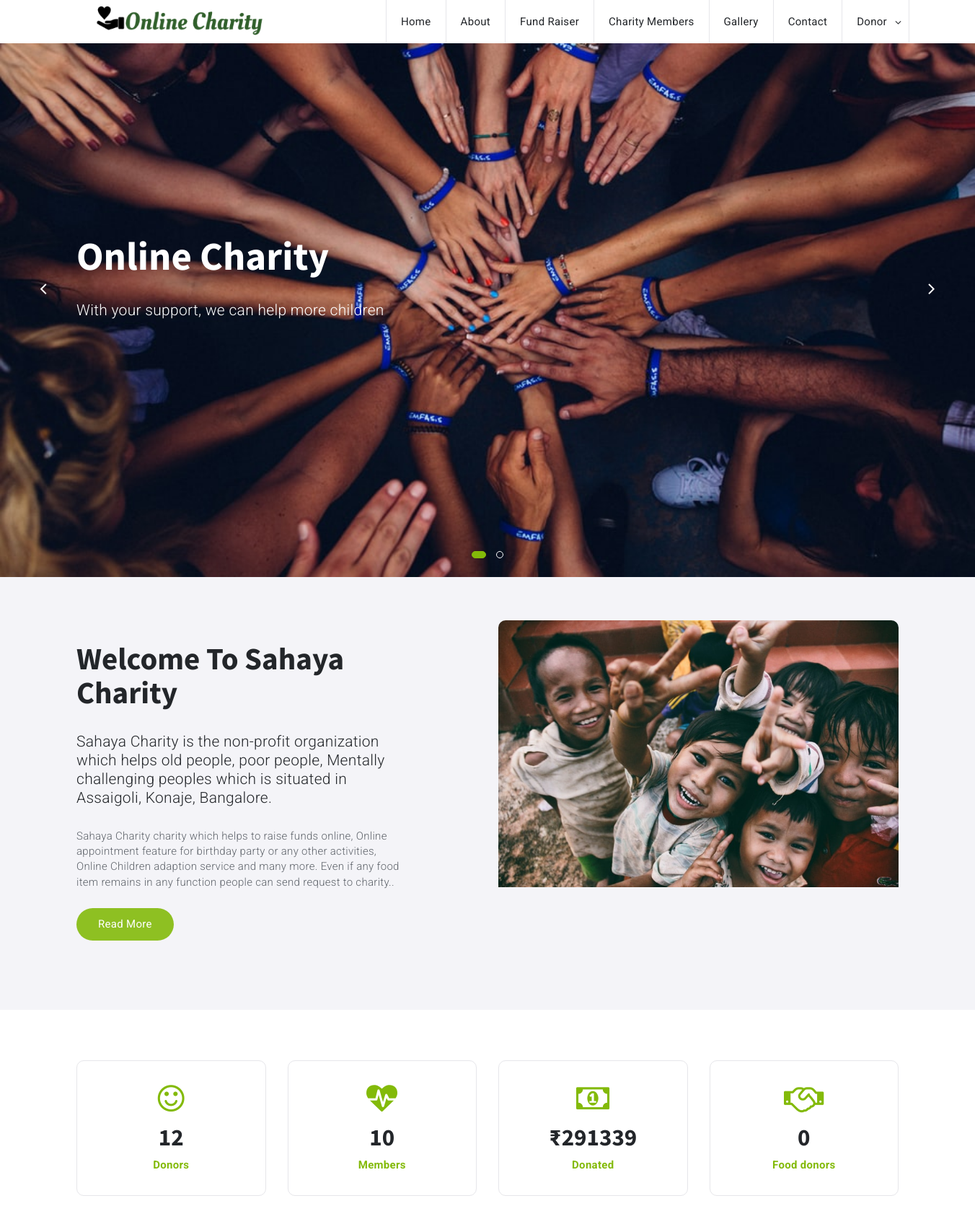
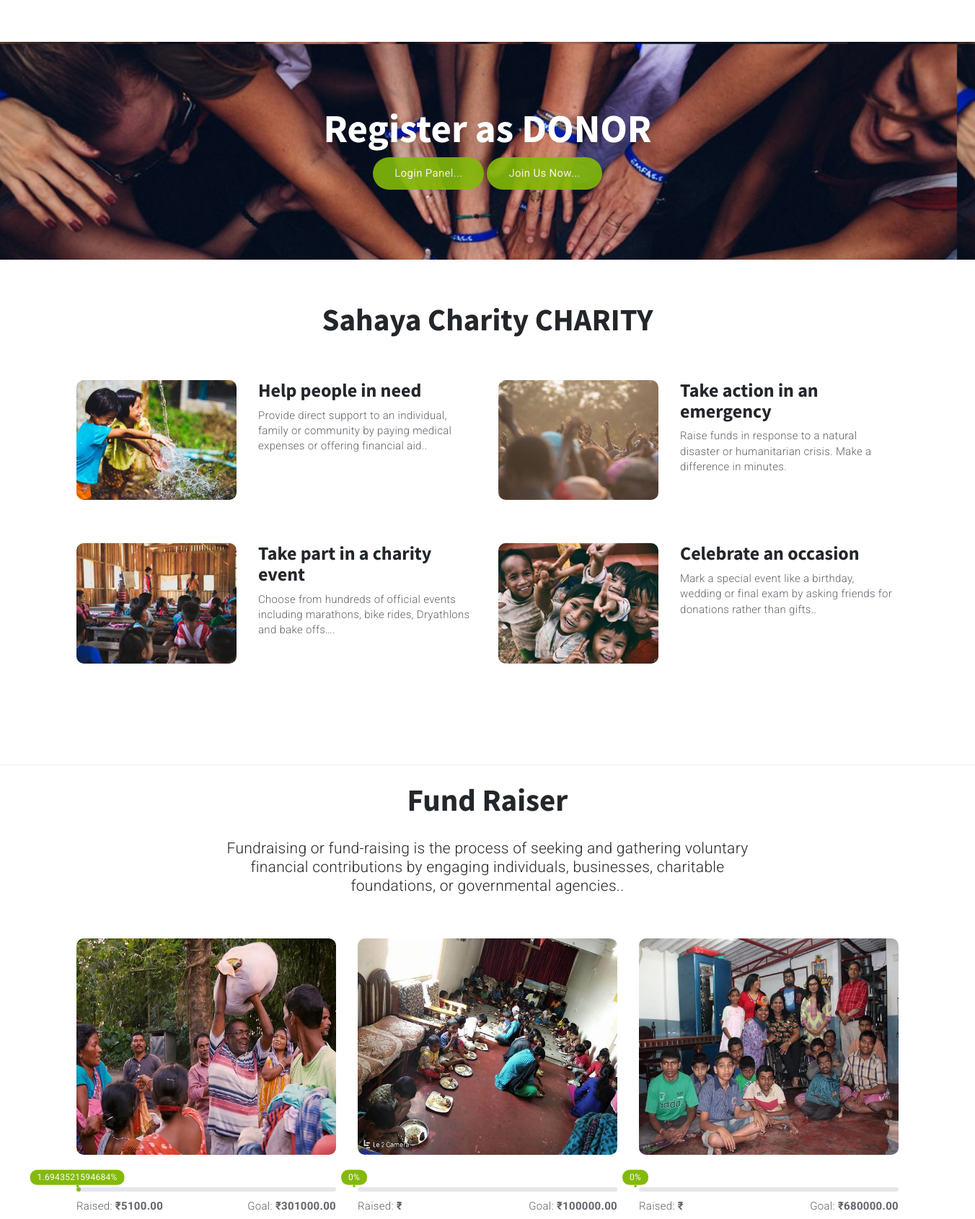
The page / (upper part) on the database its author committed (2 pictures, top to bottom).
### tables this page shows
CREATE TABLE `fund_raiser` (
  `fund_raiser_id` int(10) NOT NULL,
  `title` varchar(100) NOT NULL,
  `banner_img` varchar(100) NOT NULL,
  `fund_raiser_description` text NOT NULL,
  `fund_amount` float(10,2) NOT NULL,
  `start_date` date NOT NULL,
  `end_date` date NOT NULL,
  `status` varchar(10) NOT NULL
);

### index.php (the view, shortened to what this page needs)
<?php
include("header.php");
?>
<div id="home-owl" class="owl-carousel owl-theme">
<div class="home-item">
<div class="section-bg" style="background-image: url(img/charity/downloadfile.jpg);"></div>
<div class="home">
<div class="container">
<div class="row">
<div class="col-md-8">
<div class="home-content">
<h1>Online Charity</h1>
<p class="lead">With your support, we can help more children</p>
</div>
</div>
</div>
</div>
</div>
</div>
</div>
</header>
<div id="about" class="section">
<div class="container">
<div class="row">
<div class="col-md-5">
<div class="section-title">
<h2 class="title">Welcome to Sahaya Charity</h2>
<p class="sub-title">Sahaya Charity is the non-profit organization which helps old people, poor people, Mentally
challenging peoples which is situated in Assaigoli, Konaje, Bangalore.</p>
</div>
<div class="about-content">
<p>Sahaya Charity charity which helps to raise funds online, Online appointment feature for birthday party or any other activities, Online
Children adaption service and many more. Even if any food item remains in any function people can send request to charity..</p>
<a href="about.php" class="primary-button">Read More</a>
</div>
</div>
<div class="col-md-offset-1 col-md-6">
<a href="about.php" class="about-video" style="height: 550px;">
<img src="img/charity/IMG_20191210_124518.jpg" alt="">
</a>
</div>
</div>
</div>
</div>
<div id="numbers" class="section">
	<div class="container">
	<div class="row">
		<div class="col-md-3 col-sm-6">
		<div class="number">
		<i class="fa fa-smile-o"></i>
		<h3>
			<?php
			$sql ="SELECT * FROM donor";
			$qsql = mysqli_query($con,$sql);
			echo mysqli_num_rows($qsql);
			?>
		</h3>
		<span>Donors</span>
		</div>
		</div>
		<div class="col-md-3 col-sm-6">
		<div class="number">
		<i class="fa fa-heartbeat"></i>
		<h3>
		<?php
		$sql ="SELECT * FROM member";
		$qsql = mysqli_query($con,$sql);
		echo mysqli_num_rows($qsql);
		?>
		</h3>
		<span>Members</span>
		</div>
		</div>
		<div class="col-md-3 col-sm-6">
		<div class="number">
		<i class="fa fa-money"></i>
		<h3><?php
		$sql ="SELECT sum(paid_amt) FROM fund_collection";
		$qsql = mysqli_query($con,$sql);
		$rs = mysqli_fetch_array($qsql);
		echo "₹".round($rs[0]);
		?></h3>
		<span>Donated</span>
		</div>
		</div>
		<div class="col-md-3 col-sm-6">
		<div class="number">
		<i class="fa fa-handshake-o"></i>
		<h3><?php
		$sql ="SELECT * FROM food_donor";
		$qsql = mysqli_query($con,$sql);
		echo mysqli_num_rows($qsql);
		?></h3>
		<span>Food donors</span>
		</div>
		</div>
	</div>
	</div>
</div>
<div id="cta" class="section">
<div class="section-bg" style="background-image: url(img/charity/downloadfile.jpg);" data-stellar-background-ratio="0.5"></div>
<div class="container">
<div class="row">
<div class="col-md-offset-2 col-md-8">
<div class="cta-content text-center">
<h1>Register as DONOR</h1>
<a href="" class="primary-button" onclick="return false" data-toggle="modal" data-target="#DonorLoginModal">Login Panel...</a>
<a href="" class="primary-button" onclick="return false" data-toggle="modal" data-target="#DonorRegisterModal">Join Us Now...</a>
</div>
</div>
</div>
</div>
</div>
<div id="events" class="section">
<div class="container">
<div class="row">
<div class="col-md-8 col-md-offset-2">
<div class="section-title text-center">
<h2 class="title">Sahaya Charity CHARITY</h2>
</div>
</div>
<div class="col-md-6">
<div class="event">
<div class="event-img">
<a href="#">
<img src="img/event-1.jpg" alt="">
</a>
</div>
<div class="event-content">
<h3><a href="#">Help people in need</a></h3>
<p>Provide direct support to an individual, family or community by paying medical expenses or offering financial aid..</p>
</div>
</div>
</div>
<div class="col-md-6">
<div class="event">
<div class="event-img">
<a href="#">
<img src="img/event-2.jpg" alt="">
</a>
</div>
<div class="event-content">
<h3><a href="#">Take action in an emergency</a></h3>
<p>Raise funds in response to a natural disaster or humanitarian crisis. Make a difference in minutes.</p>
</div>
</div>
</div>
<div class="clearfix visible-md visible-lg"></div>
<div class="col-md-6">
<div class="event">
<div class="event-img">
<a href="#">
<img src="img/event-3.jpg" alt="">
</a>
</div>
<div class="event-content">
<h3><a href="#">Take part in a charity event</a></h3>
<p>Choose from hundreds of official events including marathons, bike rides, Dryathlons and bake offs….</p>
</div>
</div>
</div>
<div class="col-md-6">
<div class="event">
<div class="event-img">
<a href="#">
<img src="img/event-4.jpg" alt="">
</a>
</div>
<div class="event-content">
<h3><a href="#">Celebrate an occasion</a></h3>
<p>Mark a special event like a birthday, wedding or final exam by asking friends for donations rather than gifts..</p>
</div>
</div>
</div>
</div>
</div>
</div>
<hr>
<div id="causes" class="section" style="padding: 5px;">
<div class="container">
<div class="row">
<div class="col-md-8 col-md-offset-2">
<div class="section-title text-center">
<h2 class="title">Fund Raiser</h2>
<p class="sub-title">Fundraising or fund-raising is the process of seeking and gathering voluntary financial contributions by engaging individuals, businesses, charitable foundations, or governmental agencies..</p>
</div>
</div>
<?php
	$sql = "SELECT * FROM fund_raiser where status='Active' order by fund_raiser_id DESC  limit 3";
	$qsql = mysqli_query($con,$sql);
	while($rs = mysqli_fetch_array($qsql))
	{
$sqlfund_collection = "SELECT SUM(paid_amt) FROM fund_collection where fund_raiser_id='$rs[0]' AND status='Active'";
$qsqlfund_collection = mysqli_query($con,$sqlfund_collection);
$rsfund_collection = mysqli_fetch_array($qsqlfund_collection);
 $perc = ($rsfund_collection[0] * 100 / $rs['fund_amount'])
?>
<div class="col-md-4">
	<div class="causes">
		<div class="causes-img">
		<a href="funraiserdetailed.php?fund_raiser_id=<?php echo $rs[0]; ?>">
		<?php
		if($rs['banner_img'] == "")
		{
			echo "<img src='img/no-image-icon.png' style='height: 300px;'>";
		}
		else if(file_exists("imgfundraiser/".$rs['banner_img']))
		{
			echo "<img src='imgfundraiser/".$rs['banner_img']. "'  style='height: 300px;'>";
		}
		else
		{
			echo "<img src='img/no-image-icon.png' style='height: 300px;' >";
		}
		?>
		</a>
		</div>
		<div class="causes-progress">
		<div class="causes-progress-bar">
		<div style="width: <?php echo $perc; ?>%;">
		<span><?php echo $perc ?>%</span>
		</div>
		</div>
		<div>
		<span class="causes-raised">Raised: <strong>₹<?php echo $rsfund_collection[0]; ?></strong></span>
		<span class="causes-goal">Goal: <strong>₹<?php echo $rs['fund_amount']; ?></strong></span>
		</div>
		</div>
	</div>
</div>
<?php
	}
?>
</div>
</div>
</div>
<?php
include("footer.php");
?>

### css/style.css (style rules this page uses)
body { font-family:roboto,sans-serif;font-size:15px;font-weight:300;letter-spacing:.3px;color:#5f646b }
h1,h2,h3,h4,h5,h6 { font-family:source sans pro,sans-serif;margin-top:0;color:#23262a;font-weight:700;letter-spacing:0 }
h1 { font-size:43px }
h2 { font-size:33px }
h3 { font-size:26px }
a { color:#23262a;font-weight:400;-webkit-transition:.3s color;transition:.3s color }
.primary-button { position:relative;display:inline-block;padding:0 30px;background:#83ba09;color:#fff;font-weight:400;height:45px;line-height:45px;border:none;border-radius:25px;overflow:hidden;opacity:.9;-webkit-transition:.6s all;transition:.6s all }
.primary-button:after { content:"";position:absolute;top:0;left:-50%;width:120%;height:100%;background:rgba(255,255,255,.5);-webkit-transform:scale3d(6,2,1) rotate(135deg) translate(0,-150%);transform:scale3d(6,2,1) rotate(135deg) translate(0,-150%);-webkit-transition:.6s all;transition:.6s all }
.section { position:relative;padding:60px 0 }
.section-bg { position:absolute;left:0;right:0;top:0;bottom:0;background-size:cover;background-position:50%;z-index:-1 }
.section-title { margin-bottom:60px }
.section-title .title { font-size:43px;text-transform:capitalize;margin-bottom:30px }
.section-title .sub-title { color:#23262a;font-size:21px;line-height:26px }
#home #home-owl { position:absolute;top:0;left:0;right:0;bottom:0 }
#home-owl .home-item { height:100vh }
#home-owl .home { position:absolute;left:0;right:0;top:50%;-webkit-transform:translateY(-50%);-ms-transform:translateY(-50%);transform:translateY(-50%) }
.home-content h1 { font-size:55px;color:#fff;margin-bottom:30px }
.home-content p.lead { color:#fff;margin-bottom:30px }
#about.section { padding-bottom:0 }
#about:after { content:"";position:absolute;left:0;right:0;top:0;bottom:10px;background-color:#f4f4f8;z-index:-1 }
#about .section-title { margin-bottom:30px;margin-top:30px }
.about-content .primary-button { margin-top:15px }
.about-video { position:relative;display:block;border-radius:10px;overflow:hidden }
.about-video>img { width:100% }
.number { text-align:center;padding:30px;margin-bottom:30px;border-radius:10px;border:1px solid #e6e6ea;-webkit-transition:.3s border-color;transition:.3s border-color }
.number i { font-size:43px;color:#83ba09;margin-bottom:15px }
.number h3 { font-size:33px }
.number span { color:#83ba09;font-weight:700 }
#cta.section { padding:90px 0 }
.cta-content h1 { color:#fff;font-size:55px }
.causes { margin-bottom:60px }
.causes .causes-img { position:relative;border-radius:10px;overflow:hidden }
.causes .causes-img a:after { content:"";position:absolute;left:0;right:0;top:0;bottom:0;background-color:#83ba09;opacity:0;-webkit-transition:.3s opacity;transition:.3s opacity }
.causes .causes-img img { width:100% }
.causes .causes-progress { margin-top:45px }
.causes-progress .causes-progress-bar { position:relative;height:6px;background-color:#e6e6ea;border-radius:10px;margin-bottom:10px }
.causes-progress .causes-progress-bar>div { position:absolute;left:0;top:0;background-color:#83ba09;bottom:0;border-radius:10px }
.causes-progress .causes-progress-bar>div span { position:absolute;right:5px;top:-3px;-webkit-transform:translate(50%,-100%);-ms-transform:translate(50%,-100%);transform:translate(50%,-100%);padding:2px 10px;background:#83ba09;color:#fff;font-weight:400;border-radius:10px;font-size:12px }
.causes-progress .causes-progress-bar>div span:after { content:"";position:absolute;background-color:#83ba09;height:3px;bottom:0;-webkit-transform:translate(-50%,100%);-ms-transform:translate(-50%,100%);transform:translate(-50%,100%);width:3px;left:50% }
.causes-progress .causes-goal { float:right }
.event { margin-bottom:60px }
.event:after { content:"";display:block;clear:both }
.event .event-img { position:relative;float:left;width:40%;border-radius:10px;overflow:hidden }
.event .event-img a:after { content:"";position:absolute;left:0;right:0;top:0;bottom:0;background-color:#83ba09;opacity:0;-webkit-transition:.3s opacity;transition:.3s opacity }
.event .event-img img { width:100% }
.event .event-content { padding-left:calc(40% + 30px) }
.event .event-content h3>a { font-weight:700 }

### rows shown on the page
fund_raiser: banner_img (picture), perc "1.6943521594684", rsfund_collection "5100.00", fund_amount "301000.00"
fund_raiser: banner_img (picture), perc "0", fund_amount "100000.00"
fund_raiser: banner_img (picture), perc "0", fund_amount "680000.00"

### other values the page prints
mysqli_num_rows($qsql) "12"
mysqli_num_rows($qsql) "10"
$rs[0] "291339"
mysqli_num_rows($qsql) "0"
